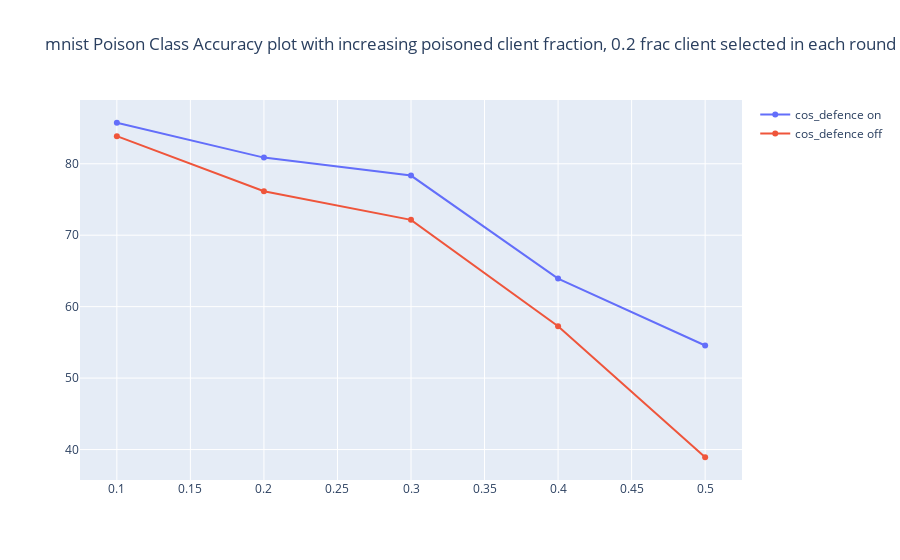

Source (notebook cell):
### Code cell
plot_data(mnist_file, "mnist")

### Figure 1 — Plotly figure (JSON) as saved in the notebook; plotly's stock layout.template omitted (floating-point values rounded to 4 significant figures)
{"data": [{"mode": "lines+markers", "name": "cos_defence on", "type": "scatter", "x": [0.1, 0.2, 0.3, 0.4, 0.5], "y": [85.74, 80.86, 78.35, 63.93, 54.56]}, {"mode": "lines+markers", "name": "cos_defence off", "type": "scatter", "x": [0.1, 0.2, 0.3, 0.4, 0.5], "y": [83.87, 76.15, 72.15, 57.26, 38.92]}], "layout": {"title": {"text": "mnist Poison Class Accuracy plot with increasing poisoned client fraction, 0.2 frac client selected in each round"}}}
